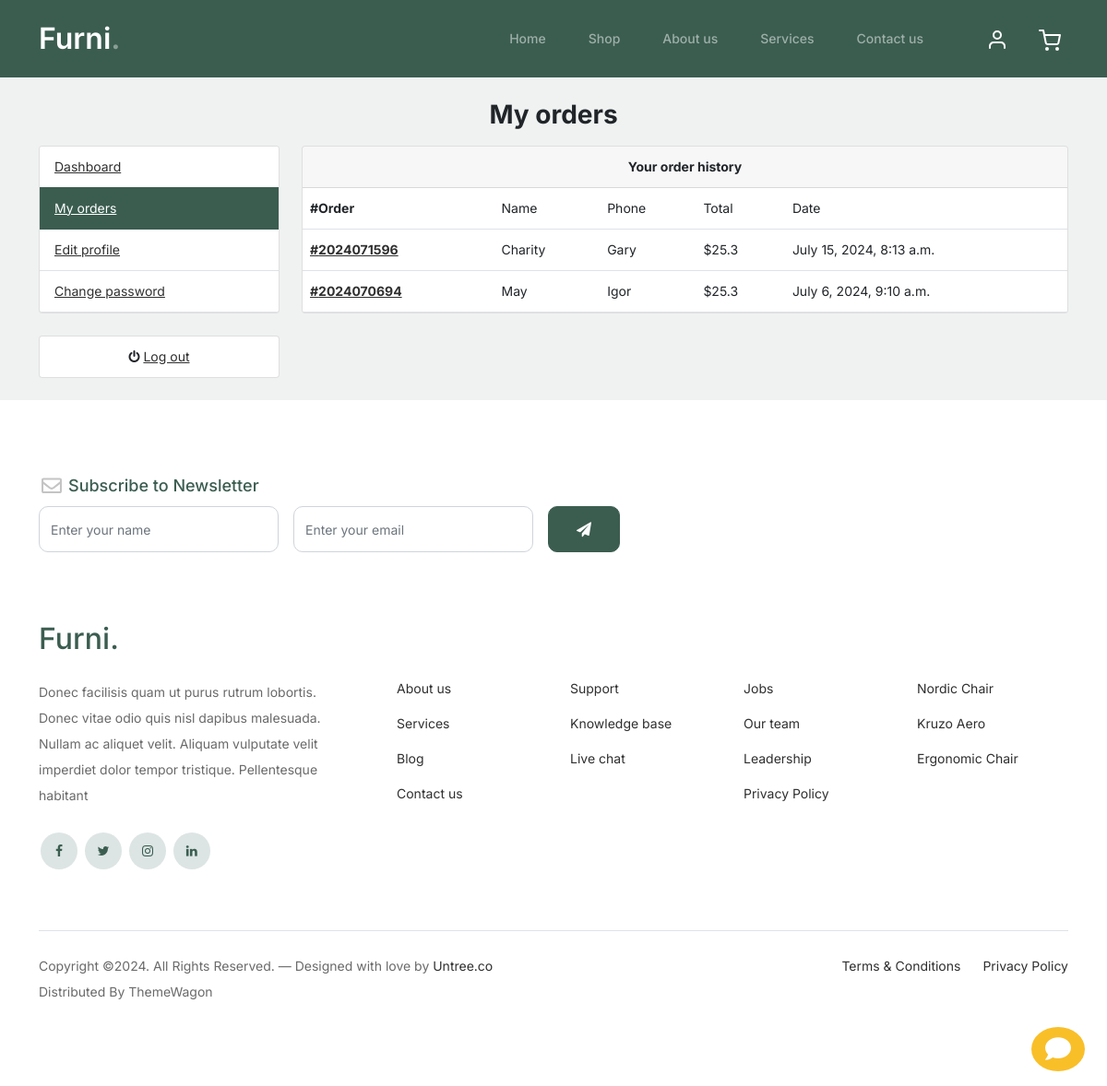
The app's page /accounts/my_orders/ (signed in) with its own data.
### orders/models.py (models this page shows, shortened)
class Order(models.Model):
    STATUS = (
        ('New', 'New'),
        ('Accepted', 'Accepted'),
        ('Completed', 'Completed'),
        ('Cancelled', 'Cancelled'),
    )
    user = models.ForeignKey(Account, on_delete=models.SET_NULL, null=True)
    payment = models.ForeignKey(Payment, on_delete=models.SET_NULL, blank=True, null=True)
    order_number = models.CharField(max_length=20)
    first_name = models.CharField(max_length=50)
    last_name = models.CharField(max_length=20)
    phone = models.CharField(max_length=15)
    email = models.EmailField(max_length=50)
    address_line_1 = models.CharField(max_length=20)
    address_line_2 = models.CharField(max_length=20, blank=True)
    state = models.CharField(max_length=20)
    city = models.CharField(max_length=20)
    order_note = models.CharField(max_length=100, blank=True)
    order_total = models.FloatField()
    tax = models.FloatField()
    status = models.CharField(max_length=10, choices=STATUS, default='New')
    ip = models.CharField(blank=True, max_length=20)
    is_ordered = models.BooleanField(default=False)
    created_at = models.DateTimeField(auto_now_add=True)
    updated_at = models.DateTimeField(auto_now=True)

### accounts/views.py (the view)
# urls.py: path("my_orders/", views.my_orders, name='my_orders'),
@login_required(login_url='signin')
def my_orders(request):
    orders = Order.objects.filter(
        user=request.user,
        is_ordered=True
    ).order_by('-created_at')
    order_exist = orders.exists()
    context = {
        'orders': orders,
        "order_exist": order_exist
    }
    return render(request, 'accounts/my_orders.html', context)

### accounts/models.py (called while the page is built)
    @property
    def is_authenticated(self):
        return True

### cart/context_processor.py (called while the page is built)
def counter(request):
    cart_count = 0
    if 'admin' in request.path:
        return {}
    else:
        try:
            cart = Cart.objects.filter(cart_id=_cart_id(request))
            if request.user.is_authenticated:
                cart_items = CartItem.objects.all().filter(user=request.user)
            else:
                cart_items = CartItem.objects.all().filter(cart=cart[:1])
            for cart_item in cart_items:
                cart_count += cart_item.quantity
        except Cart.DoesNotExist:
            cart_count = 0
    if cart_count > 9:
        cart_count = '9+'
    return dict(cart_count=cart_count)

### cart/views.py (called while the page is built)
def _cart_id(request):
    cart = request.session.session_key
    if not cart:
        cart = request.session.create()
    return cart

### chat/context_processor.py (called while the page is built, shortened)
def chat_context(request):
    if request.user.is_authenticated:
        username = request.user.username
        room_name = f'u{username}'
        if 'room_name' not in request.session or request.session['room_name'] != room_name:
            request.session['room_name'] = room_name
            request.session['username'] = username
            Room.objects.get_or_create(room_name=room_name)
    request.room_name = room_name
    request.username = username
    return {
        'chat_room_name': room_name,
        'chat_username': username,
    }

### chat/msg_context_processor.py (called while the page is built)
def room_message(request):
    room_name = request.session.get('room_name')
    print('Room name', room_name)
    if room_name:
        room, _ = Room.objects.get_or_create(room_name=room_name)
        get_messages = Message.objects.filter(room=room)
    else:
        get_messages = ['hello']
    return {
        'get_messages': get_messages,
    }

### templates/accounts/my_orders.html (shortened to what this page needs)
{% extends 'base.html' %}
{% load static %}
{% block content %}
<section class="dashboard">
    <div class="container">
        <div class="row mt-4">
            <h3 class="text-center fw-bold text-dark mb-3">My orders</h3>
            <div class="col-md-3 d-flex flex-column">
                {% include 'includes/dashboard_sidebar.html' %}
                <div>
                    <ul class="list-group my-4">
                        <li class="list-group-item poition-relative text-center">
                            <i class="fa fa-power-off"></i>
                            <a href="{% url 'signout' %}" class="stretched-link">Log out</a>
                        </li>
                      </ul>
                </div>
            </div>
            <div class="col-md-9 mb-3">
                <div class="card">
                    <div class="card-header text-center">
                      <span class="text-dark "><b>Your order history</b>
                    </div>
                    {% if not order_exist %}
                    <div class="card-body">
                        <div class="row d-flex flex-column text-center">
                            <p>You have not purchased any prodyct yet</p>
                            <span>
                                <a
                                href="{% url 'shop' %}"
                                class="btn btn-secondary w-25"
                                >
                            Shop now
                            </a>
                            </span>
                        </div>
                    </div>
                    {% else %}
                    <table class="table mb-0 table-hover">
                        <tbody>
                            <tr>
                                <th>#Order</th>
                                <td>Name</td>
                                <td>Phone</td>
                                <td>Total</td>
                                <td>Date</td>
                            </tr>
                            {% for order in orders %}
                            <tr class="no-border">
                                <th class="position-relative">
                                    <a href="{% url 'order_detail' order.order_number %}" class="stretched-link">
                                        #{{order.order_number}}
                                    </a>
                                </th>
                                <td>{{ order.first_name }}</td>
                                <td>{{ order.phone }}</td>
                                <td>${{ order.order_total }}</td>
                                <td>{{ order.created_at }}</td>
                            </tr>
                            {% endfor %}
                        </tbody>
                    </table>
                    {% endif %}
                </div>
            </div>
        </div>
    </div>
</section>
{% endblock %}

### static/css/style.css (style rules this page uses)
body { overflow-x: hidden; position: relative; }
body { font-family: "Inter", sans-serif; font-weight: 400; line-height: 28px; color: #6a6a6a; font-size: 14px; background-color: #eff2f1; }
a { text-decoration: none; -webkit-transition: .3s all ease; -o-transition: .3s all ease; transition: .3s all ease; color: #2f2f2f; text-decoration: underline; }

### records on screen
Order: order_number "2024071596", first_name "Charity", phone "Gary", order_total "25.3", created_at "July 15, 2024, 8:13 a.m."
Order: order_number "2024070694", first_name "May", phone "Igor", order_total "25.3", created_at "July 6, 2024, 9:10 a.m."
